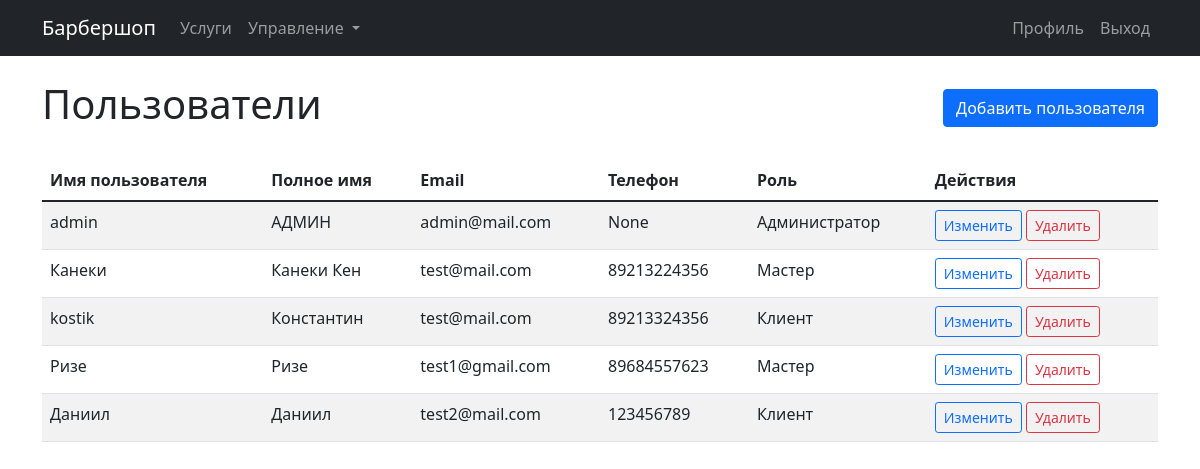
The page /users/ (signed in) on the database its author committed.
### barbershop_app/models.py (models this page shows, shortened)
class User(AbstractUser):
    role = models.ForeignKey(Role, on_delete=models.SET_NULL, null=True, blank=True, verbose_name='Роль')
    name = models.CharField(max_length=255, verbose_name='Полное имя')
    phone = models.CharField(max_length=20, blank=True, null=True, verbose_name='Телефон')
    email = models.EmailField('Email', max_length=50, blank=True, null=True)
    profile_photo = models.ImageField(upload_to='profile_photos/', blank=True, null=True, verbose_name='Фото профиля')
    description = models.TextField(blank=True, null=True, verbose_name='О себе')
    class Meta:
        verbose_name = 'Пользователь'
        verbose_name_plural = 'Пользователи'

class Role(models.Model):
    role_name = models.CharField(max_length=50, verbose_name='Название роли')
    description = models.TextField(blank=True, null=True, verbose_name='Описание')
    def __str__(self):
        return self.role_name
    class Meta:
        verbose_name = 'Роль'
        verbose_name_plural = 'Роли'

### barbershop_app/views.py (the view)
# urls.py: path('users/', UserListView.as_view(), name='user_list'),
class UserListView(StaffRequiredMixin, ListView):
    model = User
    template_name = 'barbershop_app/user_list.html'
    context_object_name = 'users'

### barbershop_app/views.py (called while the page is built)
    def test_func(self):
        return self.request.user.is_staff

### barbershop_app/templates/barbershop_app/user_list.html (shortened to what this page needs)
{% extends 'base.html' %}
{% block content %}
<div class="d-flex justify-content-between align-items-center mb-4">
    <h1>Пользователи</h1>
    {% if user.is_staff %}
    <a href="{% url 'user_create' %}" class="btn btn-primary">Добавить пользователя</a>
    {% endif %}
</div>
<div class="table-responsive">
    <table class="table table-striped">
        <thead>
            <tr>
                <th>Имя пользователя</th>
                <th>Полное имя</th>
                <th>Email</th>
                <th>Телефон</th>
                <th>Роль</th>
                {% if user.is_staff %}
                <th>Действия</th>
                {% endif %}
            </tr>
        </thead>
        <tbody>
            {% for user_item in users %}
            <tr>
                <td>{{ user_item.username }}</td>
                <td>{{ user_item.name }}</td>
                <td>{{ user_item.email }}</td>
                <td>{{ user_item.phone }}</td>
                <td>{{ user_item.role }}</td>
                {% if user.is_staff %}
                <td>
                    <a href="{% url 'user_update' user_item.pk %}" class="btn btn-sm btn-outline-primary">Изменить</a>
                    <a href="{% url 'user_delete' user_item.pk %}" class="btn btn-sm btn-outline-danger">Удалить</a>
                </td>
                {% endif %}
            </tr>
            {% endfor %}
        </tbody>
    </table>
</div>
{% endblock %}

### rows shown on the page
User: username "admin", name "АДМИН", email "admin@mail.com", phone "None", role "Администратор", is_staff "Изменить"
User: username "Канеки", name "Канеки Кен", email "test@mail.com", phone "89213224356", role "Мастер"
User: username "kostik", name "Константин", email "test@mail.com", phone "89213324356", role "Клиент"
User: username "Ризе", name "Ризе", email "test1@gmail.com", phone "89684557623", role "Мастер"
User: username "Даниил", name "Даниил", email "test2@mail.com", phone "123456789", role "Клиент"
